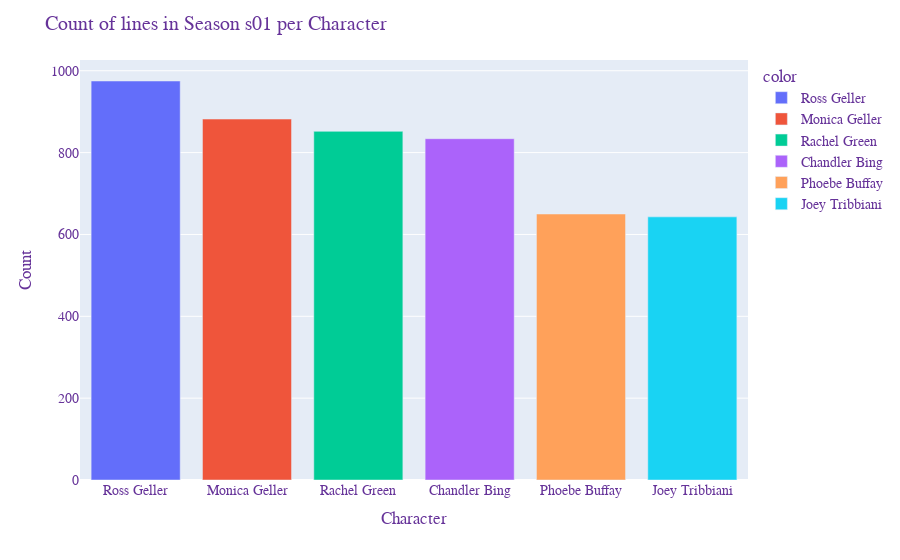
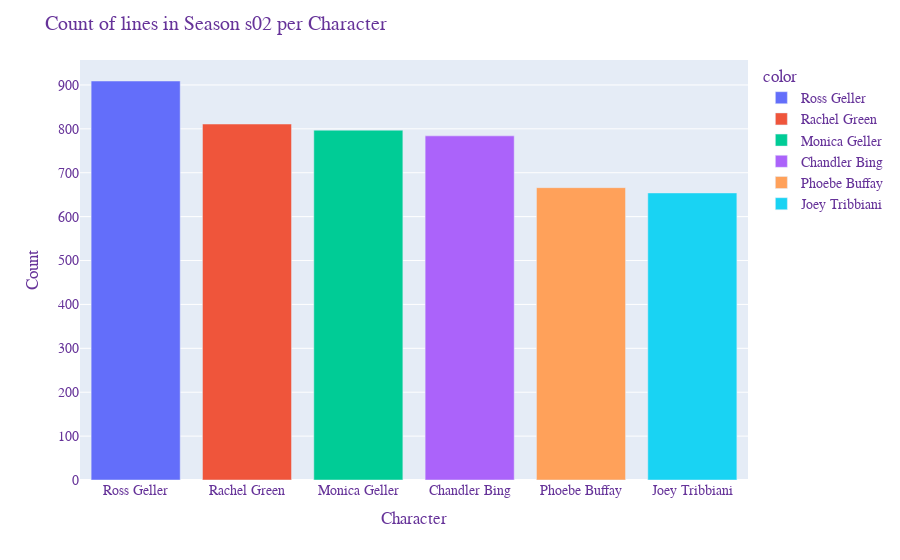
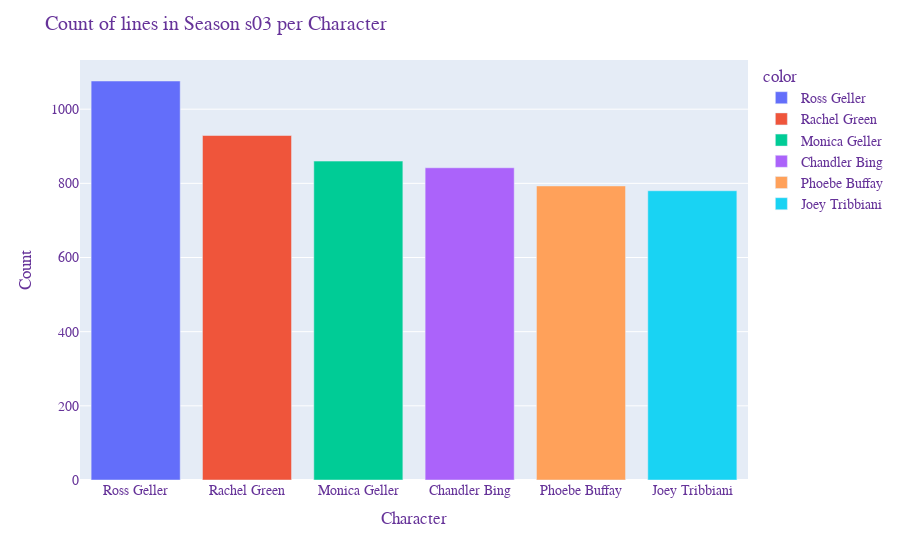
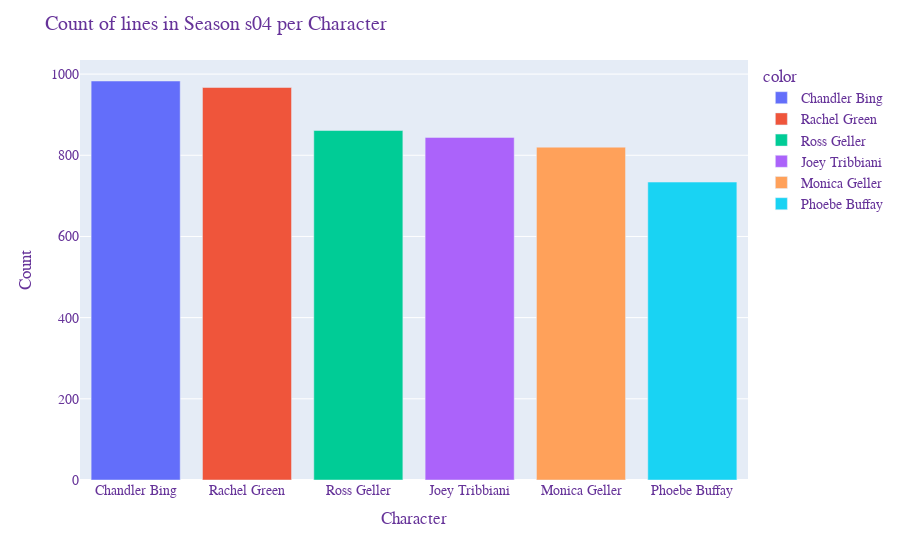

Notebook source saved alongside these figures, in order:
### Code cell
seasons = ['s01', 's02', 's03', 's04', 's05', 's06', 's07', 's08', 's09', 's10']
for i in seasons:
    gh.plotly_bar(data = val_counts_season[i],
                 color = val_counts_season[i].index,
                 graph_title = f"Count of lines in Season {i} per Character"
                 )

### Figure 1 — Plotly figure (JSON) as saved in the notebook; plotly's stock layout.template omitted (floating-point values rounded to 4 significant figures)
{"data": [{"alignmentgroup": "True", "hovertemplate": "color=Ross Geller<br>index=%{x}<br>value=%{y}<extra></extra>", "legendgroup": "Ross Geller", "marker": {"color": "#636efa", "pattern": {"shape": ""}}, "name": "Ross Geller", "offsetgroup": "Ross Geller", "orientation": "v", "showlegend": true, "textposition": "auto", "type": "bar", "x": ["Ross Geller"], "xaxis": "x", "y": [975], "yaxis": "y"}, {"alignmentgroup": "True", "hovertemplate": "color=Monica Geller<br>index=%{x}<br>value=%{y}<extra></extra>", "legendgroup": "Monica Geller", "marker": {"color": "#EF553B", "pattern": {"shape": ""}}, "name": "Monica Geller", "offsetgroup": "Monica Geller", "orientation": "v", "showlegend": true, "textposition": "auto", "type": "bar", "x": ["Monica Geller"], "xaxis": "x", "y": [882], "yaxis": "y"}, {"alignmentgroup": "True", "hovertemplate": "color=Rachel Green<br>index=%{x}<br>value=%{y}<extra></extra>", "legendgroup": "Rachel Green", "marker": {"color": "#00cc96", "pattern": {"shape": ""}}, "name": "Rachel Green", "offsetgroup": "Rachel Green", "orientation": "v", "showlegend": true, "textposition": "auto", "type": "bar", "x": ["Rachel Green"], "xaxis": "x", "y": [852], "yaxis": "y"}, {"alignmentgroup": "True", "hovertemplate": "color=Chandler Bing<br>index=%{x}<br>value=%{y}<extra></extra>", "legendgroup": "Chandler Bing", "marker": {"color": "#ab63fa", "pattern": {"shape": ""}}, "name": "Chandler Bing", "offsetgroup": "Chandler Bing", "orientation": "v", "showlegend": true, "textposition": "auto", "type": "bar", "x": ["Chandler Bing"], "xaxis": "x", "y": [834], "yaxis": "y"}, {"alignmentgroup": "True", "hovertemplate": "color=Phoebe Buffay<br>index=%{x}<br>value=%{y}<extra></extra>", "legendgroup": "Phoebe Buffay", "marker": {"color": "#FFA15A", "pattern": {"shape": ""}}, "name": "Phoebe Buffay", "offsetgroup": "Phoebe Buffay", "orientation": "v", "showlegend": true, "textposition": "auto", "type": "bar", "x": ["Phoebe Buffay"], "xaxis": "x", "y": [650], "yaxis": "y"}, {"alignmentgroup": "True", "hovertemplate": "color=Joey Tribbiani<br>index=%{x}<br>value=%{y}<extra></extra>", "legendgroup": "Joey Tribbiani", "marker": {"color": "#19d3f3", "pattern": {"shape": ""}}, "name": "Joey Tribbiani", "offsetgroup": "Joey Tribbiani", "orientation": "v", "showlegend": true, "textposition": "auto", "type": "bar", "x": ["Joey Tribbiani"], "xaxis": "x", "y": [643], "yaxis": "y"}], "layout": {"autosize": true, "barmode": "relative", "font": {"color": "RebeccaPurple", "family": "Times New Roman, monospace", "size": 14}, "legend": {"title": {"text": "color"}, "tracegroupgap": 0}, "margin": {"t": 60}, "title": {"text": "Count of lines in Season s01 per Character"}, "xaxis": {"anchor": "y", "autorange": true, "domain": [0, 1], "range": [-0.5, 5.5], "title": {"text": "Character"}, "type": "category"}, "yaxis": {"anchor": "x", "autorange": true, "domain": [0, 1], "range": [0, 1026.0], "title": {"text": "Count"}, "type": "linear"}}}

### Figure 2 — Plotly figure (JSON) as saved in the notebook; plotly's stock layout.template omitted (floating-point values rounded to 4 significant figures)
{"data": [{"alignmentgroup": "True", "hovertemplate": "color=Ross Geller<br>index=%{x}<br>value=%{y}<extra></extra>", "legendgroup": "Ross Geller", "marker": {"color": "#636efa", "pattern": {"shape": ""}}, "name": "Ross Geller", "offsetgroup": "Ross Geller", "orientation": "v", "showlegend": true, "textposition": "auto", "type": "bar", "x": ["Ross Geller"], "xaxis": "x", "y": [909], "yaxis": "y"}, {"alignmentgroup": "True", "hovertemplate": "color=Rachel Green<br>index=%{x}<br>value=%{y}<extra></extra>", "legendgroup": "Rachel Green", "marker": {"color": "#EF553B", "pattern": {"shape": ""}}, "name": "Rachel Green", "offsetgroup": "Rachel Green", "orientation": "v", "showlegend": true, "textposition": "auto", "type": "bar", "x": ["Rachel Green"], "xaxis": "x", "y": [811], "yaxis": "y"}, {"alignmentgroup": "True", "hovertemplate": "color=Monica Geller<br>index=%{x}<br>value=%{y}<extra></extra>", "legendgroup": "Monica Geller", "marker": {"color": "#00cc96", "pattern": {"shape": ""}}, "name": "Monica Geller", "offsetgroup": "Monica Geller", "orientation": "v", "showlegend": true, "textposition": "auto", "type": "bar", "x": ["Monica Geller"], "xaxis": "x", "y": [797], "yaxis": "y"}, {"alignmentgroup": "True", "hovertemplate": "color=Chandler Bing<br>index=%{x}<br>value=%{y}<extra></extra>", "legendgroup": "Chandler Bing", "marker": {"color": "#ab63fa", "pattern": {"shape": ""}}, "name": "Chandler Bing", "offsetgroup": "Chandler Bing", "orientation": "v", "showlegend": true, "textposition": "auto", "type": "bar", "x": ["Chandler Bing"], "xaxis": "x", "y": [784], "yaxis": "y"}, {"alignmentgroup": "True", "hovertemplate": "color=Phoebe Buffay<br>index=%{x}<br>value=%{y}<extra></extra>", "legendgroup": "Phoebe Buffay", "marker": {"color": "#FFA15A", "pattern": {"shape": ""}}, "name": "Phoebe Buffay", "offsetgroup": "Phoebe Buffay", "orientation": "v", "showlegend": true, "textposition": "auto", "type": "bar", "x": ["Phoebe Buffay"], "xaxis": "x", "y": [666], "yaxis": "y"}, {"alignmentgroup": "True", "hovertemplate": "color=Joey Tribbiani<br>index=%{x}<br>value=%{y}<extra></extra>", "legendgroup": "Joey Tribbiani", "marker": {"color": "#19d3f3", "pattern": {"shape": ""}}, "name": "Joey Tribbiani", "offsetgroup": "Joey Tribbiani", "orientation": "v", "showlegend": true, "textposition": "auto", "type": "bar", "x": ["Joey Tribbiani"], "xaxis": "x", "y": [654], "yaxis": "y"}], "layout": {"autosize": true, "barmode": "relative", "font": {"color": "RebeccaPurple", "family": "Times New Roman, monospace", "size": 14}, "legend": {"title": {"text": "color"}, "tracegroupgap": 0}, "margin": {"t": 60}, "title": {"text": "Count of lines in Season s02 per Character"}, "xaxis": {"anchor": "y", "autorange": true, "domain": [0, 1], "range": [-0.5, 5.5], "title": {"text": "Character"}, "type": "category"}, "yaxis": {"anchor": "x", "autorange": true, "domain": [0, 1], "range": [0, 956.8], "title": {"text": "Count"}, "type": "linear"}}}

### Figure 3 — Plotly figure (JSON) as saved in the notebook; plotly's stock layout.template omitted (floating-point values rounded to 4 significant figures)
{"data": [{"alignmentgroup": "True", "hovertemplate": "color=Ross Geller<br>index=%{x}<br>value=%{y}<extra></extra>", "legendgroup": "Ross Geller", "marker": {"color": "#636efa", "pattern": {"shape": ""}}, "name": "Ross Geller", "offsetgroup": "Ross Geller", "orientation": "v", "showlegend": true, "textposition": "auto", "type": "bar", "x": ["Ross Geller"], "xaxis": "x", "y": [1076], "yaxis": "y"}, {"alignmentgroup": "True", "hovertemplate": "color=Rachel Green<br>index=%{x}<br>value=%{y}<extra></extra>", "legendgroup": "Rachel Green", "marker": {"color": "#EF553B", "pattern": {"shape": ""}}, "name": "Rachel Green", "offsetgroup": "Rachel Green", "orientation": "v", "showlegend": true, "textposition": "auto", "type": "bar", "x": ["Rachel Green"], "xaxis": "x", "y": [929], "yaxis": "y"}, {"alignmentgroup": "True", "hovertemplate": "color=Monica Geller<br>index=%{x}<br>value=%{y}<extra></extra>", "legendgroup": "Monica Geller", "marker": {"color": "#00cc96", "pattern": {"shape": ""}}, "name": "Monica Geller", "offsetgroup": "Monica Geller", "orientation": "v", "showlegend": true, "textposition": "auto", "type": "bar", "x": ["Monica Geller"], "xaxis": "x", "y": [860], "yaxis": "y"}, {"alignmentgroup": "True", "hovertemplate": "color=Chandler Bing<br>index=%{x}<br>value=%{y}<extra></extra>", "legendgroup": "Chandler Bing", "marker": {"color": "#ab63fa", "pattern": {"shape": ""}}, "name": "Chandler Bing", "offsetgroup": "Chandler Bing", "orientation": "v", "showlegend": true, "textposition": "auto", "type": "bar", "x": ["Chandler Bing"], "xaxis": "x", "y": [842], "yaxis": "y"}, {"alignmentgroup": "True", "hovertemplate": "color=Phoebe Buffay<br>index=%{x}<br>value=%{y}<extra></extra>", "legendgroup": "Phoebe Buffay", "marker": {"color": "#FFA15A", "pattern": {"shape": ""}}, "name": "Phoebe Buffay", "offsetgroup": "Phoebe Buffay", "orientation": "v", "showlegend": true, "textposition": "auto", "type": "bar", "x": ["Phoebe Buffay"], "xaxis": "x", "y": [793], "yaxis": "y"}, {"alignmentgroup": "True", "hovertemplate": "color=Joey Tribbiani<br>index=%{x}<br>value=%{y}<extra></extra>", "legendgroup": "Joey Tribbiani", "marker": {"color": "#19d3f3", "pattern": {"shape": ""}}, "name": "Joey Tribbiani", "offsetgroup": "Joey Tribbiani", "orientation": "v", "showlegend": true, "textposition": "auto", "type": "bar", "x": ["Joey Tribbiani"], "xaxis": "x", "y": [780], "yaxis": "y"}], "layout": {"autosize": true, "barmode": "relative", "font": {"color": "RebeccaPurple", "family": "Times New Roman, monospace", "size": 14}, "legend": {"title": {"text": "color"}, "tracegroupgap": 0}, "margin": {"t": 60}, "title": {"text": "Count of lines in Season s03 per Character"}, "xaxis": {"anchor": "y", "autorange": true, "domain": [0, 1], "range": [-0.5, 5.5], "title": {"text": "Character"}, "type": "category"}, "yaxis": {"anchor": "x", "autorange": true, "domain": [0, 1], "range": [0, 1133.0], "title": {"text": "Count"}, "type": "linear"}}}

### Figure 4 — Plotly figure (JSON) as saved in the notebook; plotly's stock layout.template omitted (floating-point values rounded to 4 significant figures)
{"data": [{"alignmentgroup": "True", "hovertemplate": "color=Chandler Bing<br>index=%{x}<br>value=%{y}<extra></extra>", "legendgroup": "Chandler Bing", "marker": {"color": "#636efa", "pattern": {"shape": ""}}, "name": "Chandler Bing", "offsetgroup": "Chandler Bing", "orientation": "v", "showlegend": true, "textposition": "auto", "type": "bar", "x": ["Chandler Bing"], "xaxis": "x", "y": [983], "yaxis": "y"}, {"alignmentgroup": "True", "hovertemplate": "color=Rachel Green<br>index=%{x}<br>value=%{y}<extra></extra>", "legendgroup": "Rachel Green", "marker": {"color": "#EF553B", "pattern": {"shape": ""}}, "name": "Rachel Green", "offsetgroup": "Rachel Green", "orientation": "v", "showlegend": true, "textposition": "auto", "type": "bar", "x": ["Rachel Green"], "xaxis": "x", "y": [967], "yaxis": "y"}, {"alignmentgroup": "True", "hovertemplate": "color=Ross Geller<br>index=%{x}<br>value=%{y}<extra></extra>", "legendgroup": "Ross Geller", "marker": {"color": "#00cc96", "pattern": {"shape": ""}}, "name": "Ross Geller", "offsetgroup": "Ross Geller", "orientation": "v", "showlegend": true, "textposition": "auto", "type": "bar", "x": ["Ross Geller"], "xaxis": "x", "y": [861], "yaxis": "y"}, {"alignmentgroup": "True", "hovertemplate": "color=Joey Tribbiani<br>index=%{x}<br>value=%{y}<extra></extra>", "legendgroup": "Joey Tribbiani", "marker": {"color": "#ab63fa", "pattern": {"shape": ""}}, "name": "Joey Tribbiani", "offsetgroup": "Joey Tribbiani", "orientation": "v", "showlegend": true, "textposition": "auto", "type": "bar", "x": ["Joey Tribbiani"], "xaxis": "x", "y": [844], "yaxis": "y"}, {"alignmentgroup": "True", "hovertemplate": "color=Monica Geller<br>index=%{x}<br>value=%{y}<extra></extra>", "legendgroup": "Monica Geller", "marker": {"color": "#FFA15A", "pattern": {"shape": ""}}, "name": "Monica Geller", "offsetgroup": "Monica Geller", "orientation": "v", "showlegend": true, "textposition": "auto", "type": "bar", "x": ["Monica Geller"], "xaxis": "x", "y": [820], "yaxis": "y"}, {"alignmentgroup": "True", "hovertemplate": "color=Phoebe Buffay<br>index=%{x}<br>value=%{y}<extra></extra>", "legendgroup": "Phoebe Buffay", "marker": {"color": "#19d3f3", "pattern": {"shape": ""}}, "name": "Phoebe Buffay", "offsetgroup": "Phoebe Buffay", "orientation": "v", "showlegend": true, "textposition": "auto", "type": "bar", "x": ["Phoebe Buffay"], "xaxis": "x", "y": [734], "yaxis": "y"}], "layout": {"autosize": true, "barmode": "relative", "font": {"color": "RebeccaPurple", "family": "Times New Roman, monospace", "size": 14}, "legend": {"title": {"text": "color"}, "tracegroupgap": 0}, "margin": {"t": 60}, "title": {"text": "Count of lines in Season s04 per Character"}, "xaxis": {"anchor": "y", "autorange": true, "domain": [0, 1], "range": [-0.5, 5.5], "title": {"text": "Character"}, "type": "category"}, "yaxis": {"anchor": "x", "autorange": true, "domain": [0, 1], "range": [0, 1035.0], "title": {"text": "Count"}, "type": "linear"}}}
